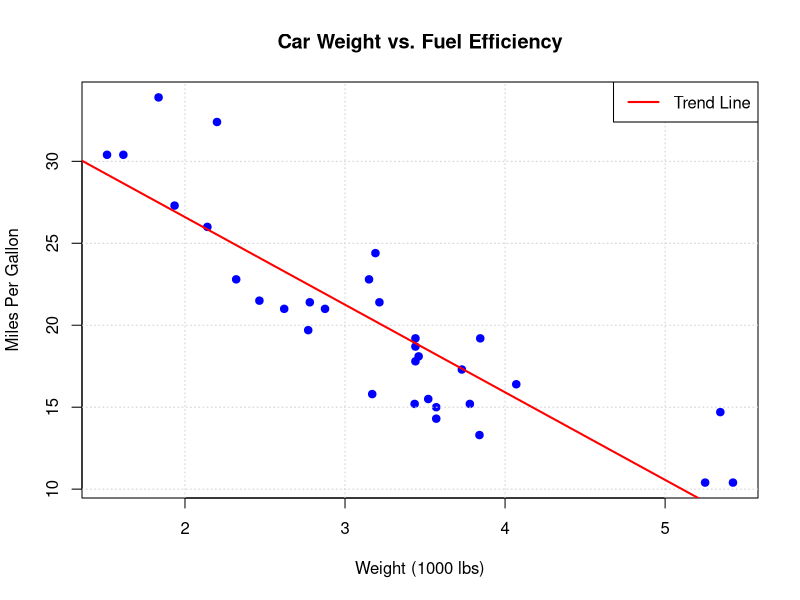
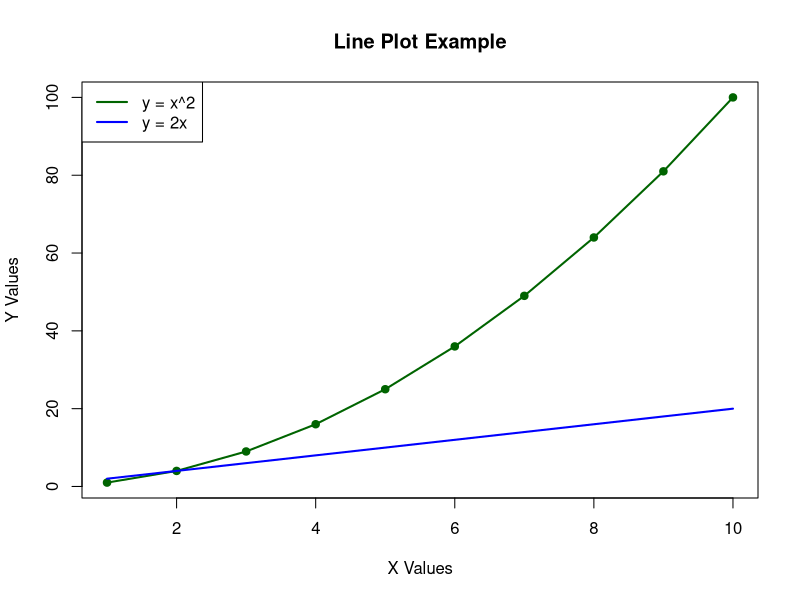
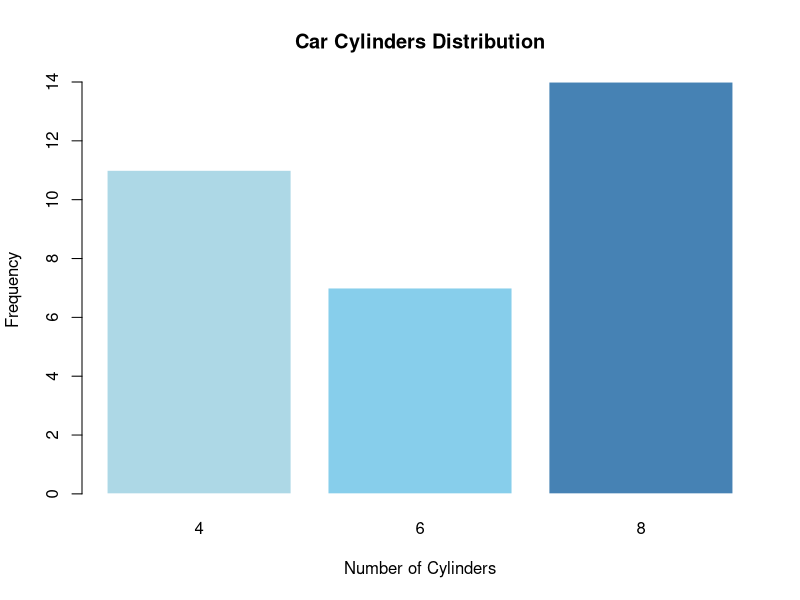
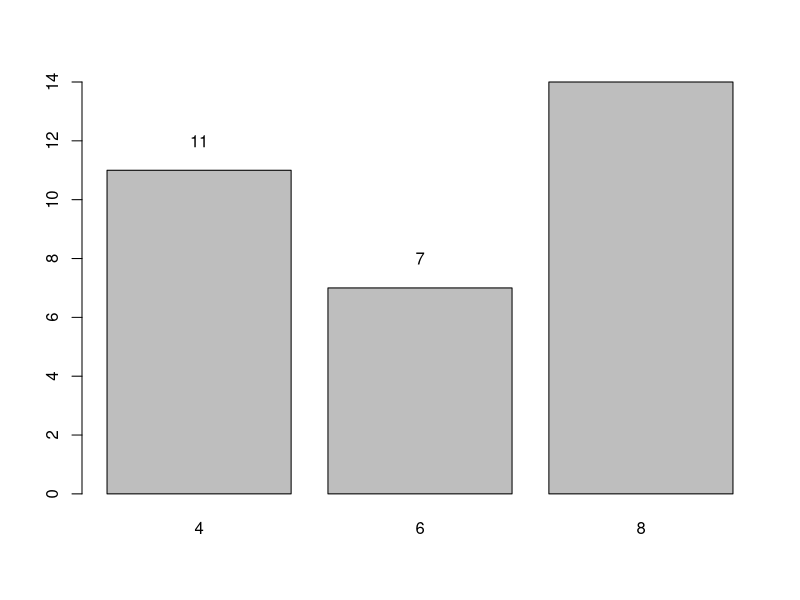
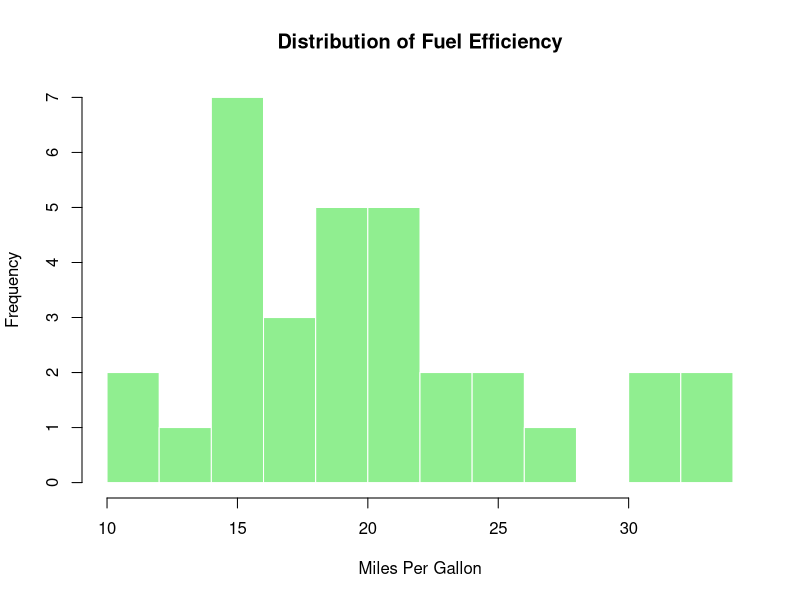
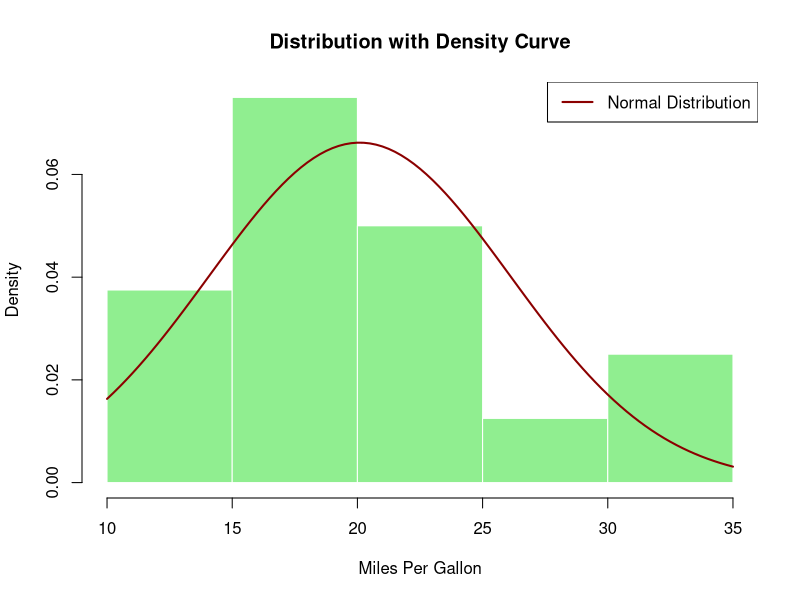
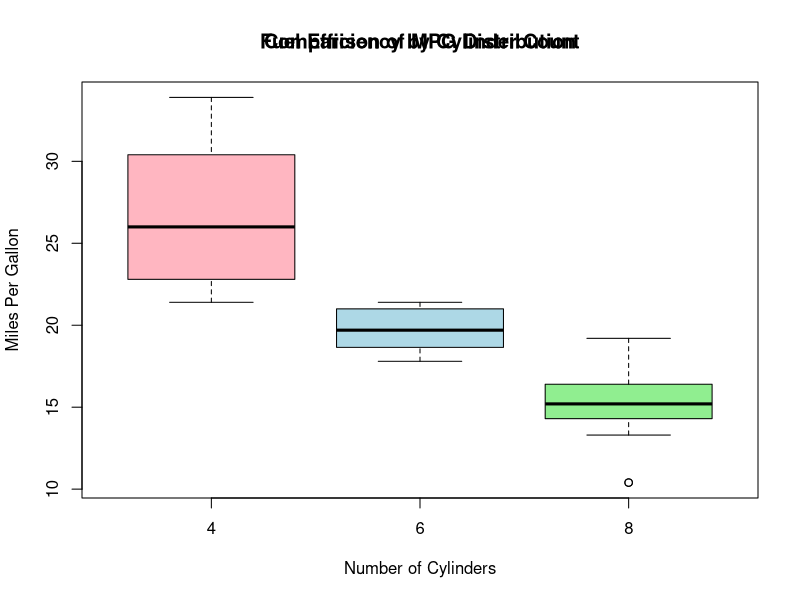
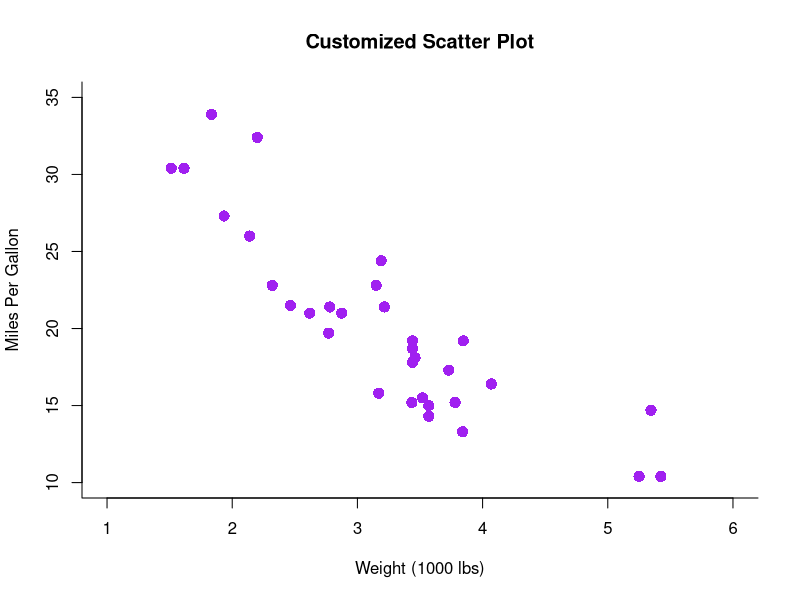

Write the R code that produced these figures, in order.
## ---- chunk 1
# Basic scatter plot
plot(mtcars$wt, mtcars$mpg, 
     main = "Car Weight vs. Fuel Efficiency",
     xlab = "Weight (1000 lbs)",
     ylab = "Miles Per Gallon",
     pch = 19,  # Solid circle point type
     col = "blue")

# Add a grid
grid()

# Add a trend line
abline(lm(mpg ~ wt, data = mtcars), col = "red", lwd = 2)

# Add a legend
legend("topright", 
       legend = "Trend Line", 
       col = "red", 
       lwd = 2)
## ---- chunk 2
# Create some data
x <- 1:10
y <- x^2

# Basic line plot
plot(x, y, 
     type = "l",  # 'l' for line
     main = "Line Plot Example",
     xlab = "X Values",
     ylab = "Y Values",
     col = "darkgreen",
     lwd = 2)

# Add points to the line
points(x, y, pch = 19, col = "darkgreen")

# Add another line
lines(x, 2*x, col = "blue", lwd = 2)

# Add a legend
legend("topleft", 
       legend = c("y = x^2", "y = 2x"), 
       col = c("darkgreen", "blue"), 
       lwd = 2)
## ---- chunk 3
# Create a simple frequency table
cylinders <- table(mtcars$cyl)

# Basic bar plot
barplot(cylinders,
        main = "Car Cylinders Distribution",
        xlab = "Number of Cylinders",
        ylab = "Frequency",
        col = c("lightblue", "skyblue", "steelblue"),
        border = "white")

# Add text labels on top of bars
text(x = barplot(cylinders), 
     y = cylinders + 1, 
     labels = cylinders, 
     col = "black")
## ---- chunk 4
# Basic histogram
hist(mtcars$mpg,
     main = "Distribution of Fuel Efficiency",
     xlab = "Miles Per Gallon",
     col = "lightgreen",
     border = "white",
     breaks = 10)  # Number of bins

# Add a density curve
hist(mtcars$mpg,
     main = "Distribution with Density Curve",
     xlab = "Miles Per Gallon",
     col = "lightgreen",
     border = "white",
     freq = FALSE)  # Show density instead of frequency

# Add a normal density curve
curve(dnorm(x, mean = mean(mtcars$mpg), sd = sd(mtcars$mpg)),
      add = TRUE, col = "darkred", lwd = 2)

# Add a legend
legend("topright", 
       legend = "Normal Distribution", 
       col = "darkred", 
       lwd = 2)
## ---- chunk 5
# Basic box plot
boxplot(mpg ~ cyl, data = mtcars,
        main = "Fuel Efficiency by Cylinder Count",
        xlab = "Number of Cylinders",
        ylab = "Miles Per Gallon",
        col = c("lightpink", "lightblue", "lightgreen"))

# Add a title to the plot
title("Comparison of MPG Distribution")
## ---- chunk 6
# Create a customized scatter plot
plot(mtcars$wt, mtcars$mpg,
     main = "Customized Scatter Plot",
     xlab = "Weight (1000 lbs)",
     ylab = "Miles Per Gallon",
     pch = 16,       # Point type
     col = "purple", # Point color
     cex = 1.5,      # Point size
     type = "p",     # Plot type ('p' for points)
     lwd = 2,        # Line width
     bty = "l",      # Box type ('l' for L-shaped)
     xlim = c(1, 6), # X-axis limits
     ylim = c(10, 35) # Y-axis limits
)
## ---- chunk 7
# Create a plot showing different point types and colors
plot(1:20, 1:20, 
     type = "n",  # 'n' for no plotting
     main = "Point Types (pch) in R",
     xlab = "Point Type (pch value)",
     ylab = "")

# Add points with different pch values
for (i in 1:20) {
  points(i, 10, pch = i, cex = 2)
  text(i, 12, labels = i)
}

# Show different colors
plot(1:8, rep(1, 8), 
     type = "n",
     main = "Basic Colors in R",
     xlab = "", ylab = "",
     xlim = c(0.5, 8.5), ylim = c(0, 2),
     axes = FALSE)

colors <- c("black", "red", "green", "blue", "cyan", "magenta", "yellow", "gray")
for (i in 1:8) {
  points(i, 1, pch = 19, col = colors[i], cex = 3)
  text(i, 0.7, labels = colors[i])
}
## ---- chunk 8
# Set up a 2x2 plotting area
par(mfrow = c(2, 2))

# Plot 1: Scatter plot
plot(mtcars$wt, mtcars$mpg, main = "Weight vs MPG", pch = 19)

# Plot 2: Histogram
hist(mtcars$mpg, main = "MPG Distribution", col = "lightblue")

# Plot 3: Box plot
boxplot(mpg ~ cyl, data = mtcars, main = "MPG by Cylinders", col = "lightgreen")

# Plot 4: Bar plot
barplot(table(mtcars$gear), main = "Gear Count", col = "salmon")

# Reset to 1x1 plotting area
par(mfrow = c(1, 1))
## ---- chunk 9
# Create a basic plot
plot(mtcars$wt, mtcars$mpg, 
     type = "n",  # Start with an empty plot
     main = "Car Weight vs. Fuel Efficiency",
     xlab = "Weight (1000 lbs)",
     ylab = "Miles Per Gallon")

# Add points with different colors by cylinder
cyl_colors <- c("red", "green", "blue")
for (i in unique(mtcars$cyl)) {
  subset_idx <- mtcars$cyl == i
  points(mtcars$wt[subset_idx], mtcars$mpg[subset_idx], 
         col = cyl_colors[i/4],  # 4,6,8 cylinders mapped to colors
         pch = 19)
}

# Add a legend
legend("topright", 
       legend = c("4 cylinders", "6 cylinders", "8 cylinders"), 
       col = cyl_colors, 
       pch = 19)

# Add text annotations
text(mtcars$wt[mtcars$mpg > 30], mtcars$mpg[mtcars$mpg > 30], 
     labels = rownames(mtcars)[mtcars$mpg > 30],
     pos = 4)  # Position 4 is to the right

# Add a horizontal line at mean MPG
abline(h = mean(mtcars$mpg), lty = 2, col = "darkgray")
text(5, mean(mtcars$mpg) + 1, "Mean MPG", col = "darkgray")
## ---- chunk 10
# Example of how to save a plot (not run)
# png("my_plot.png", width = 800, height = 600)
plot(mtcars$wt, mtcars$mpg, main = "Plot to Save", pch = 19, col = "blue")
# dev.off()  # Close the device to save the file

# Other formats
# pdf("my_plot.pdf", width = 8, height = 6)
# jpeg("my_plot.jpg", width = 800, height = 600, quality = 100)
# svg("my_plot.svg", width = 8, height = 6)
